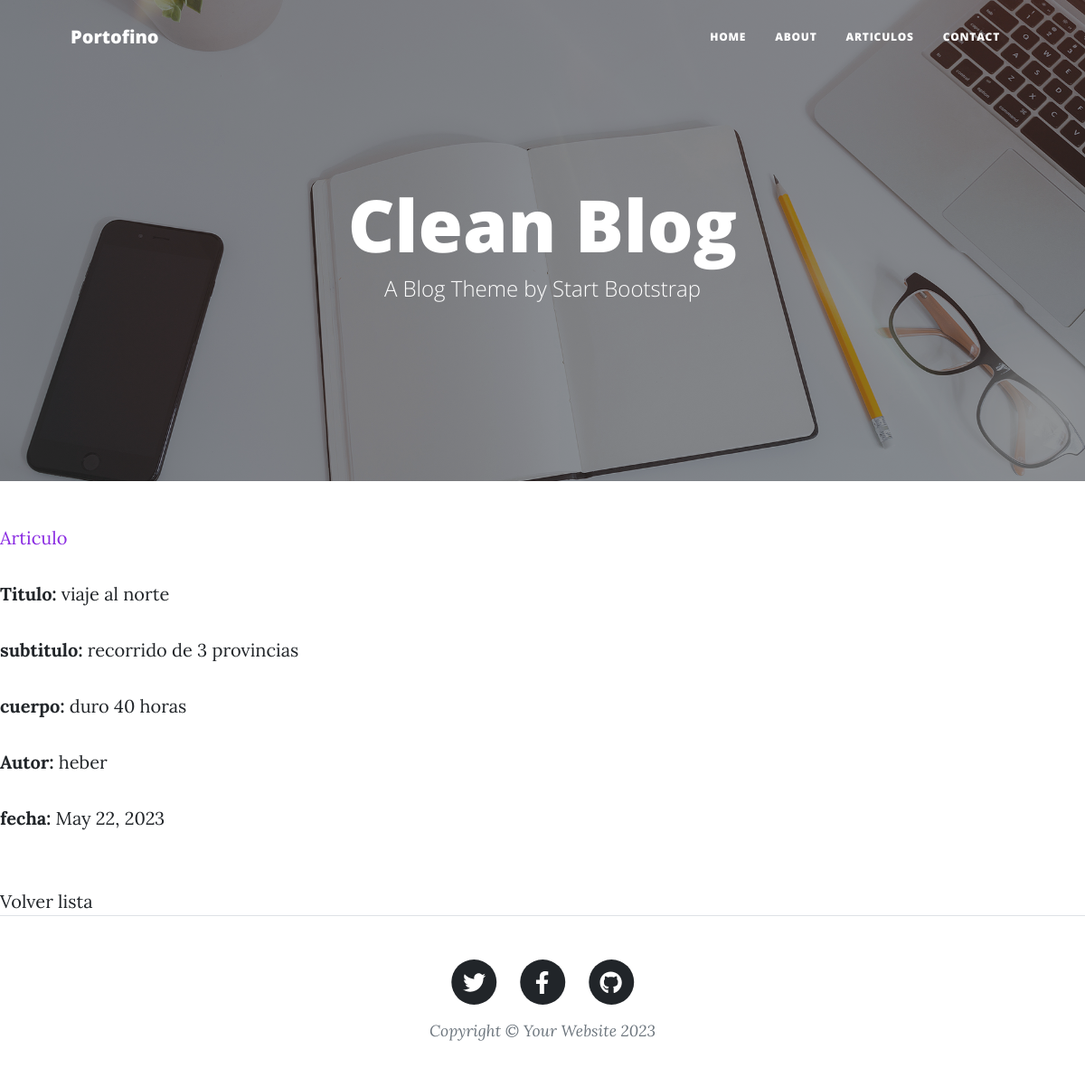
/AppBlog/ariculo/2/, run on the app's committed database.
### AppBlog/models.py (models this page shows)
class Articulo(models.Model):
    titulo = models.CharField(max_length=64)
    subtitulo= models.CharField(max_length=150)
    cuerpo= models.TextField()
    Autor = models.CharField(max_length=64)
    fecha= models.DateField(null=True)

### AppBlog/views.py (the view)
# urls.py: path('ariculo/<int:pk>/', views.ArticuloDetailView.as_view(), name="articulo"),
class ArticuloDetailView(DetailView):
   model = Articulo
   success_url = reverse_lazy('ListaArticulos')

### AppBlog/templates/AppBlog/articulo_detail.html
{% extends "AppBlog/padre.html" %}
{% load static %}
{% block contenidoQueCambia %}
    <p style="color:blueviolet"> Articulo </p>
    <p>
        <strong>Titulo:</strong> {{object.titulo}}
       </p>
       <p>
        <strong>subtitulo:</strong> {{object.subtitulo}}
       </p>
       <p>
        <strong>cuerpo:</strong> {{object.cuerpo}}
       </p>
       <p>
        <strong>Autor:</strong> {{object.Autor}}
       </p>
       <p>
        <strong>fecha:</strong> {{object.fecha}}
    </p>
    <br>
    <a href="{% url 'ListaArticulos' %}">Volver lista</a>
{% endblock %}

### data on the page
Articulo: titulo "viaje al norte", subtitulo "recorrido de 3 provincias", cuerpo "duro 40 horas", Autor "heber", fecha "May 22, 2023"
